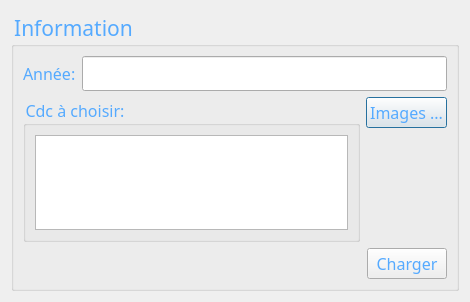
<?xml version="1.0" encoding="UTF-8"?>
<ui version="4.0">
 <class>Dialog</class>
 <widget class="QDialog" name="Dialog">
  <property name="geometry">
   <rect>
    <x>0</x>
    <y>0</y>
    <width>470</width>
    <height>302</height>
   </rect>
  </property>
  <property name="font">
   <font>
    <family>Papyrus</family>
    <pointsize>12</pointsize>
   </font>
  </property>
  <property name="windowTitle">
   <string>Chargement ...</string>
  </property>
  <property name="styleSheet">
   <string notr="true">color: rgb(85, 170, 255);</string>
  </property>
  <layout class="QHBoxLayout" name="horizontalLayout_3">
   <item>
    <widget class="QGroupBox" name="groupBox">
     <property name="font">
      <font>
       <family>Papyrus</family>
       <pointsize>16</pointsize>
      </font>
     </property>
     <property name="title">
      <string>Information</string>
     </property>
     <layout class="QVBoxLayout" name="verticalLayout_2">
      <item>
       <layout class="QFormLayout" name="formLayout">
        <item row="0" column="0">
         <widget class="QLabel" name="label">
          <property name="font">
           <font>
            <family>Papyrus</family>
            <pointsize>12</pointsize>
           </font>
          </property>
          <property name="styleSheet">
           <string notr="true"/>
          </property>
          <property name="text">
           <string>Année:</string>
          </property>
         </widget>
        </item>
        <item row="0" column="1">
         <widget class="QLineEdit" name="input_annee_registre">
          <property name="font">
           <font>
            <family>Papyrus</family>
            <pointsize>14</pointsize>
           </font>
          </property>
          <property name="styleSheet">
           <string notr="true">color: rgb(0, 0, 0);</string>
          </property>
         </widget>
        </item>
       </layout>
      </item>
      <item>
       <layout class="QHBoxLayout" name="horizontalLayout">
        <item>
         <widget class="QGroupBox" name="groupBox_2">
          <property name="font">
           <font>
            <family>Papyrus</family>
            <pointsize>12</pointsize>
           </font>
          </property>
          <property name="styleSheet">
           <string notr="true"/>
          </property>
          <property name="title">
           <string>Cdc à choisir:</string>
          </property>
          <layout class="QHBoxLayout" name="horizontalLayout_4">
           <item>
            <widget class="QTableWidget" name="table_widget_cdc">
             <property name="font">
              <font>
               <family>Segoe Script</family>
               <pointsize>12</pointsize>
              </font>
             </property>
             <property name="styleSheet">
              <string notr="true">color: rgb(0, 0, 0);</string>
             </property>
            </widget>
           </item>
          </layout>
         </widget>
        </item>
        <item>
         <layout class="QVBoxLayout" name="verticalLayout">
          <item>
           <widget class="QPushButton" name="btn_load_image">
            <property name="font">
             <font>
              <family>Papyrus</family>
              <pointsize>12</pointsize>
             </font>
            </property>
            <property name="styleSheet">
             <string notr="true"/>
            </property>
            <property name="text">
             <string>Images ...</string>
            </property>
           </widget>
          </item>
          <item>
           <widget class="QLabel" name="label_path_image">
            <property name="text">
             <string/>
            </property>
           </widget>
          </item>
          <item>
           <spacer name="verticalSpacer">
            <property name="orientation">
             <enum>Qt::Vertical</enum>
            </property>
            <property name="sizeHint" stdset="0">
             <size>
              <width>20</width>
              <height>40</height>
             </size>
            </property>
           </spacer>
          </item>
         </layout>
        </item>
       </layout>
      </item>
      <item>
       <layout class="QHBoxLayout" name="horizontalLayout_2">
        <item>
         <spacer name="horizontalSpacer">
          <property name="orientation">
           <enum>Qt::Horizontal</enum>
          </property>
          <property name="sizeHint" stdset="0">
           <size>
            <width>40</width>
            <height>20</height>
           </size>
          </property>
         </spacer>
        </item>
        <item>
         <widget class="QPushButton" name="btn_charger">
          <property name="font">
           <font>
            <family>Papyrus</family>
            <pointsize>12</pointsize>
           </font>
          </property>
          <property name="styleSheet">
           <string notr="true"/>
          </property>
          <property name="text">
           <string>Charger</string>
          </property>
         </widget>
        </item>
       </layout>
      </item>
     </layout>
    </widget>
   </item>
  </layout>
 </widget>
 <resources/>
 <connections/>
</ui>
